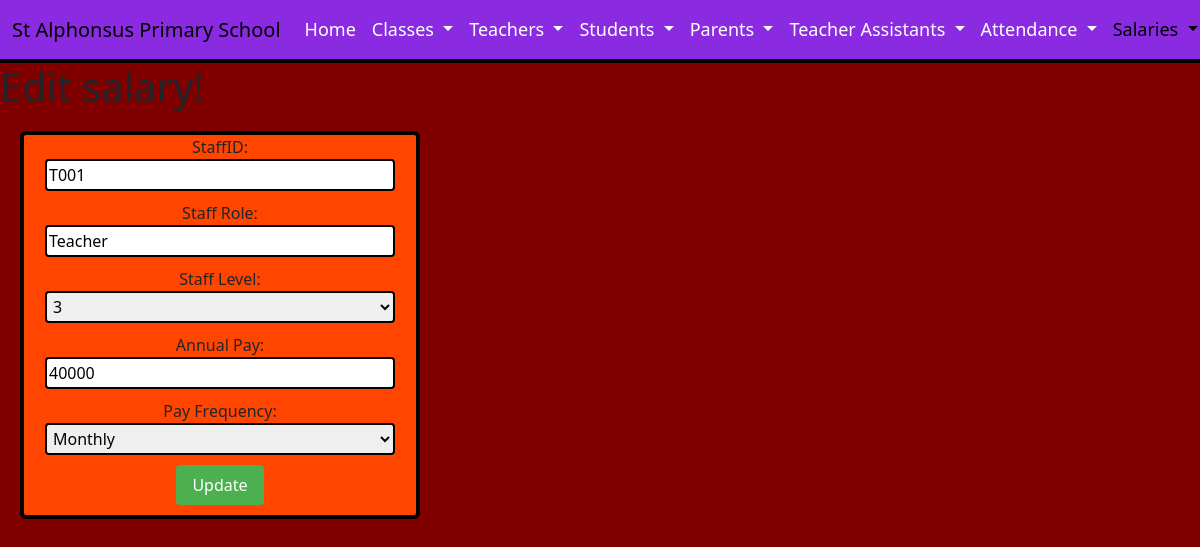
The app's page /DigitalWebsite/EditSalaryUpdate.php?id=T001 with its own data.
### tables this page shows
CREATE TABLE `salaries` (
  `staffID` varchar(50) NOT NULL,
  `staffRole` varchar(50) NOT NULL,
  `staffLevel` varchar(50) DEFAULT NULL,
  `annualPay` decimal(10,0) DEFAULT NULL,
  `payFrequency` varchar(50) DEFAULT NULL
);

### DigitalWebsite/EditSalaryUpdate.php (the view, shortened to what this page needs)
<!DOCTYPE html>
 <html lang="en">
    <head>
      <link href="https://cdn.jsdelivr.net/npm/bootstrap@5.3.2/dist/css/bootstrap.min.css" rel="stylesheet">
    </head>
    <body>
      <nav class="navbar navbar-expand-lg bg-maroon">
        <div class="container-fluid">
          <a class="navbar-brand" href="index.html">St Alphonsus Primary School</a>
          <div class="collapse navbar-collapse" id="navbarNavDropdown">
            <ul class="navbar-nav">
              <li class="nav-item">
                <a class="nav-link" href="index.html">Home</a>
              </li>
              <li class="nav-item dropdown">
                <a class="nav-link dropdown-toggle" href="#" role="button" data-bs-toggle="dropdown" aria-expanded="false">
                  Classes
                </a>
              </li>
              <li class="nav-item dropdown">
                <a class="nav-link dropdown-toggle" href="#" role="button" data-bs-toggle="dropdown" aria-expanded="false">
                  Teachers
                </a>
              </li>
              <li class="nav-item dropdown">
                <a class="nav-link dropdown-toggle" href="#" role="button" data-bs-toggle="dropdown" aria-expanded="false">
                  Students
                </a>
              </li>
              <li class="nav-item dropdown">
                <a class="nav-link dropdown-toggle" href="#" role="button" data-bs-toggle="dropdown" aria-expanded="false">
                  Parents
                </a>
              </li>
              <li class="nav-item dropdown">
                <a class="nav-link dropdown-toggle" href="#" role="button" data-bs-toggle="dropdown" aria-expanded="false">
                  Teacher Assistants
                </a>
              </li>
              <li class="nav-item dropdown">
                <a class="nav-link dropdown-toggle" href="#" role="button" data-bs-toggle="dropdown" aria-expanded="false">
                  Attendance
                </a>
              </li>
              <li class="nav-item dropdown">
                <a class="nav-link dropdown-toggle active" href="#" role="button" data-bs-toggle="dropdown" aria-expanded="false">
                  Salaries
                </a>
              </li>
            </ul>
          </div>
        </div>
      </nav>
      <?php
        $staffID = $_GET['id'];
        $servername = "127.0.0.1";
        $username = "root";
        $password = "";
        $database = "school";
        $conn = new mysqli($servername, $username, $password, $database);
        $sql = "SELECT * FROM salaries WHERE staffID = '$staffID'";
        $result = $conn->query($sql);
        if ($result->num_rows > 0) {
          $row = $result->fetch_assoc();
      ?>
      <H1> Edit salary!</H1>
      <form action="EditSalaryUpdateSubmit.php" method="POST">
          StaffID: <input type="text" id="staffID" name="staffID" value="<?php echo $row['staffID']; ?>" readonly><br>
          Staff Role: <input type="text" id="staffRole" name="staffRole"  value="<?php echo $row['staffRole']; ?>" readonly><br>
          Staff Level:
          <select id="staffLevel" name="staffLevel" onchange="validatePay()">
          <option value="3" <?php if($row['staffLevel'] == 3) echo "selected"; ?>>3</option>
          </select>
          Annual Pay: <input type="number" id="annualPay" name="annualPay" value="<?php echo $row['annualPay']; ?>" required><br>
          Pay Frequency:
          <select id="payFrequency" name="payFrequency">
          <option value="Monthly" <?php if($row['payFrequency'] == 'Monthly') echo "selected"; ?>>Monthly</option>
          </select>
          <input type="submit" value="Update">
      </form>
      <?php
        } else {
          echo "No record found.";
        }
      ?>
    </body>
</html>

### DigitalWebsite/EditSalaryUpdate.php (style rules this page uses)
body { margin: 0; padding: 0; background-color: maroon; }
.navbar { background-color: blueviolet; border-bottom: 4px solid black; }
.navbar-nav .nav-link { font-size: 18px; color: white; }
form { width: 400px; margin-top: 20px; margin-left: 20px; background-color: orangered; justify-content: center; text-align: center; border: solid 4px black; border-radius: 6px; }
select { border: 2px solid black; border-radius: 4px; padding: 2px; margin-bottom: 10px; width: 350px; }
input[type="text"], input[type="email"], input[type="tel"], input[type="number"], input[type="date"] { border: 2px solid black; border-radius: 4px; padding: 2px; margin-bottom: 10px; width: 350px; }
input[type="submit"] { padding: 8px 16px; margin-bottom: 10px; background-color: #4CAF50; color: white; border: none; border-radius: 4px; cursor: pointer; }

### records on screen
salaries: staffID "T001", staffRole "Teacher", staffLevel "3", annualPay "40000", payFrequency "Monthly"
